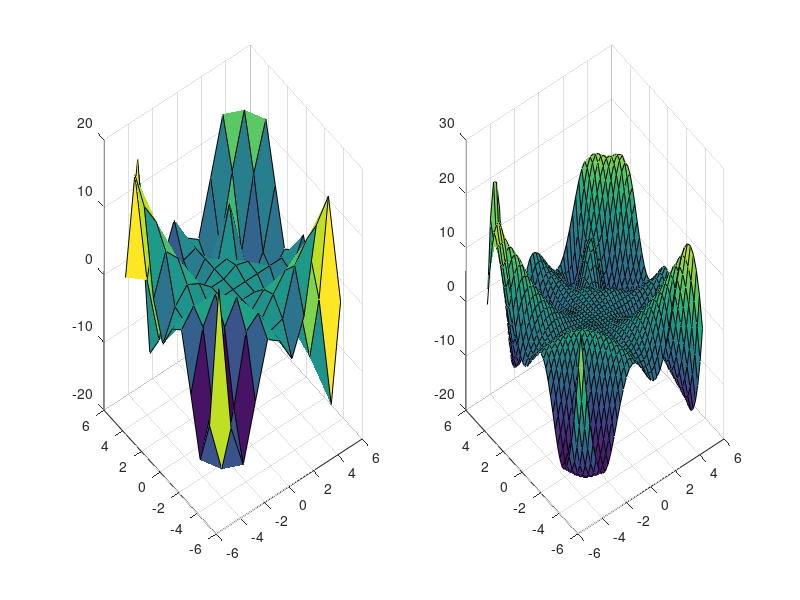

Write MATLAB code to recreate this figure.
%% Copyright 2020 Dc.SZL. All Rights Reserved. 
%%
clear
clc
%% using point to do surface fit
x=-5:1:5;
y=-5:1:5;
[xb,yb]=meshgrid(x,y);
zb=[13.6,-8.2,-14.8, -6.6,1.4,0,-3.8,1.4,13.6,16.8,0;
-8.2,-15.8,-7.9,2.2,3.8,0,0.6,7.3,10.1,0,-16.8;
-14.8,-7.9,2.5,5.8,2.3,0,2.7,5.1,0,- 10.1,-13.7;
-6.6,2.2,5.9,3.0,-0.3,0,1.9,0,-5.1,-7.3,-1.4;
1.4,3.8,2.3,0.3,0.9,0,0,-1.7,-2.7,-0.6,3.8;
0,0,0,0,0,0,0,0,0,0,0;
-3.8,0.6,2.7,1.7,0,0,0.9,0.3,-2.3,-3.8,-1.4;
1.4,7.3,5.1,0,-1.7,0,0.3,-3.1,-5.8,-2.2,6.6;
13.6,10.1,0,-5.1,-2.7,0,-2.3,5.8,-2.5,7.9,14.8;
16.8,0,-10.1,-7.3,-0.6,0,-3.8,-2.2,7.9,15.8,8.2; 
0,16.3,-13.6,-1.4,3.8,0,-1.4,6.6,14.8,8.2,-13.6];
subplot(1,2,1)
surf(xb,yb,zb)
%% fit surface
xc=-5:0.25:5;
yc=-5:0.25:5;
[xcb,ycb]=meshgrid(xc,yc);
zcb=interp2(xb,yb,zb,xcb,ycb,'spline');
subplot(1,2,2)
surf(xcb,ycb,zcb)
%% 
d=0.25;
[Fx,Fy]=gradient(zcb,d,d);
p=1;
q=1;
ss=0;
while q<10/d+1
while p<10/d+1
s=sqrt(1+Fx(p,q)^2+Fy(p,q)^2)*d*d;
ss=s+ss;
p=p+1;
end
p=1;
q=q+1;
end
ss